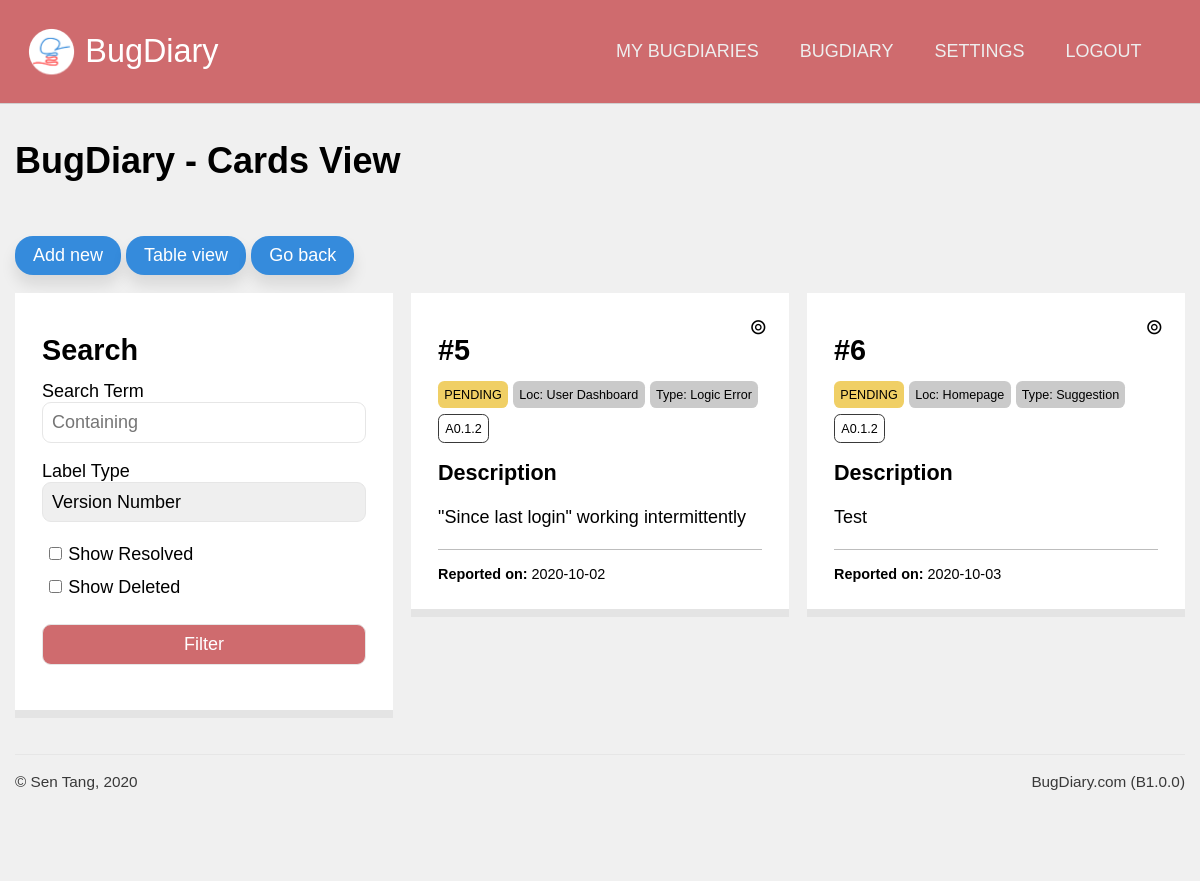
The page /projects/view_cards/ndryA96L2J7csvoX3ZdnKp (signed in) on the database its author committed.
### application/models.py (models this page shows, shortened)
class Projects(db.Model):
    id  = db.Column(db.Integer, primary_key = True, nullable = False)
    url = db.Column(db.String(22), index = True, unique = True, nullable = False)
    name = db.Column(db.String(100), nullable = False)
    description = db.Column(db.Text, nullable = False)
    creation_date = db.Column(db.DateTime, index = True, nullable = False)
    expiry_date = db.Column(db.DateTime, index = True, nullable = False)
    status = db.Column(db.String(10), nullable = False)
    access_code = db.Column(db.String(50), nullable = True)
    last_activity = db.Column(db.DateTime(), default = dt.datetime.now())
    memo = db.Column(db.String(500), default = "Post a memo here!")
    owner = db.Column(db.Integer, db.ForeignKey('users.id')) #linked
    bugs = db.relationship('Bugs', backref = 'containing_project', cascade = "all,delete")
    locations = db.relationship('Project_bug_locations', backref = 'locations_in', cascade = "all,delete")
    types = db.relationship('Project_bug_types', backref = 'types_in', cascade = "all,delete")
    settings = db.relationship('Project_settings', backref = 'settings_for', cascade = "all,delete", uselist = False)
    blog_posts = db.relationship('Blog_posts', backref= 'post_target', cascade = "all,delete")

class Bugs(db.Model):
    id = db.Column(db.Integer, primary_key = True)
    ref_id = db.Column(db.Integer)
    details = db.Column(db.Text)
    author = db.Column(db.String(100))
    author_email = db.Column(db.String(100))
    status = db.Column(db.String(20))
    version = db.Column(db.String(20), index = True)
    report_date = db.Column(db.DateTime, index = True, default = dt.datetime.now())
    resolve_date = db.Column(db.DateTime, default = None)
    project = db.Column(db.Integer, db.ForeignKey('projects.id')) #linked
    bug_location = db.Column(db.Integer, db.ForeignKey('project_bug_locations.id')) #linked
    bug_type = db.Column(db.Integer, db.ForeignKey('project_bug_types.id')) #linked
    comments = db.relationship('Bug_comments', backref = "comment_target")

### application/projects/views.py (the view, shortened to what this page needs)
@projects.route('/view_<string:view_type>/<string:project_url>', methods = ['get', 'post'])
@login_required
def view_bugs(view_type, project_url):
    target_project = Projects.query.filter_by(url = project_url).first()
    form = manage_card_form()
    all_bugs = Bugs.query.filter_by(project = target_project.id)
    if not request.args.get('showResolved') and not request.args.get('showDeleted'):
        all_bugs = all_bugs.filter(Bugs.status == "PENDING")
    elif request.args.get('showResolved') and not request.args.get('showDeleted'):
        all_bugs = all_bugs.filter((Bugs.status == "PENDING") | (Bugs.status == "RESOLVED"))
    elif not request.args.get('showResolved') and request.args.get('showDeleted'):
        all_bugs = all_bugs.filter((Bugs.status == "PENDING") | (Bugs.status == "DELETED"))
    if view_type == "tables":
        return render_template('view_tables.html', project = target_project, bug_list = all_bugs if all_bugs.count() != 0 else None, form = form)
    elif view_type == "cards":
        return render_template('view_cards.html', project = target_project, bug_list = all_bugs if all_bugs.count() != 0 else None, form = form)

### application/projects/forms.py
class manage_card_form(FlaskForm):
    target_card = HiddenField()
    target_action = HiddenField()
    submit = SubmitField()

### application/models.py (called while the page is built)
@login_manager.user_loader
def load_user(user_id):
    return Users.query.get(user_id)

### application/projects/templates/projects/view_cards.html (shortened to what this page needs)
{% extends 'confined.html' %}
{% import 'macros.html' as macros %}
{% import 'macros.html' as macros %}
{% block custom_nav %}
{{ macros.project_nav(project) }}
{% endblock %}
{% block main %}
<h1>{{ project.name }} - Cards View</h1>
<a href="{{ url_for('projects.report', project_url = project.url) }}" class="button-secondary rounded shadowed">Add new</a>
  <a href="{{ url_for('projects.view_bugs', project_url = project.url, view_type = 'tables') }}" class="button-secondary rounded shadowed">Table view</a>
  <a href="{{ url_for('projects.dashboard', project_url = project.url) }}" class="button-secondary rounded shadowed">Go back</a>
<div class="cards-flex">
  <div class="card">
    <h2>Search</h2>
      <form action="{{ url_for('projects.view_bugs', project_url = project.url, view_type='cards') }}" method = "get" autocomplete="off">
        <label for="searchterm">Search Term</label>
        <input name="searchterm" id="searchterm" type="text" placeholder="Containing" required {% if request.args.get('searchterm') %}value="{{ request.args.get('searchterm') }}"{% endif %}>
        <label name="searchtype" id="searchtype" for="searchtype">Label Type</label>
        <select name="searchtype" id="searchtype">
          <option value="version">Version Number</option>
        </select>
        <input id="showResolved" name="showResolved" type="checkbox" {% if request.args.get('showResolved') %}checked{%endif%}><label for="showResolved">Show Resolved</label> <br>
        <input id="showDeleted" name="showDeleted" type="checkbox" {% if request.args.get('showDeleted') %}checked{%endif%}><label for="showDeleted">Show Deleted</label> <br>
        <input type="submit" value="Filter" class="button-primary">
      </form>
    </div>
    {% if bug_list != None %}
    {% for bug in bug_list %}
      {{ macros.bugcard(bug, True) }}
    {% endfor %}
    {% else %}
      <div class="bg-white block rounded">No results.</div>
    {% endif %}
</div>
{% endblock %}

### application/templates/macros.html (shortened to what this page needs)
{% macro bugcard(bug, show_controls, color_code = {"PENDING": "bg-yellow", "RESOLVED": "bg-green", "DELETED": 'bg-black', "PINNED": 'bg-red'}) %}
<div id="card-{{bug.id}}" style="position: relative;">
    <div class="card">
        <h2>#{{ bug.ref_id }}</h2>
        <div>
            <div class="tag-mini {{ color_code[bug.status] }}">{{ bug.status }}</div>
            <div class="tag-mini bg-gray">
                <a href="?searchtype=location&searchterm={{bug.bug_location}}">
                    Loc: {{ bug.bug_location }}
                </a>
            </div>
            <div class="tag-mini bg-gray">
                <a href="?searchtype=type&searchterm={{bug.bug_type}}">
                    Type: {{ bug.bug_type }}
                </a>
            </div>
            <div class="tag-mini tag-white">
                <a href="?searchtype=version&searchterm={{bug.version}}">
                    {{ bug.version }}
                </a>
            </div>
        </div>
        <h4>Description</h4>
        <p class="linebreak">{{ bug.details }}</p>
        <div class="author">
             <br>
            <b>Reported on:</b> {{ bug.report_date.strftime('%Y-%m-%d') }}
            <br>
        </div>
        {% if show_controls == True %}
        <div class="cardcontrolstoggle" onClick="showControls('card-{{bug.id}}-controls')">
            &circledcirc;
        </div>
        {% endif %}
    </div>
</div>
{% endmacro %}
{% macro project_nav(project) %}
<a href="{{ url_for('users.dashboard') }}">My BugDiaries</a>
<a href="{{ url_for('projects.dashboard', project_url = project.url) }}">{{project.name}}</a>
<a href="{{ url_for('projects.settings', project_url = project.url) }}">Settings</a>
<a href="{{ url_for('users.logout') }}">Logout</a>
{% endmacro %}

### application/static/css/unilay5.css (style rules this page uses)
body { font-size: 18px; font-family: sans-serif; color: #000; margin: 0; padding: 0; background-color: #f0f0f0; }
header nav a, header #navigation a { text-transform: uppercase; display: inline-block; color: #eeeeee; text-decoration: none; padding: 0 1em; font-family: "Trebuchet MS", Helvetica, sans-serif; }
p { line-height: 150%; }
main a.button-secondary, main a.button-primary { padding: 0.5em 1em; text-decoration: none; margin: 1em auto; display: inline-block; text-align: center; }
main a.button-secondary { background-color: #358bdc; color: #fff; }
a:link, a:visited { color: #ff3939; }
h2, h3, h4, h5 { margin: 0.5em 0; }
h1 { color: inherit; font-size: 2em; margin: 1em 0; }
h2 { color: inherit; font-size: 1.6em; }
h4 { color: inherit; font-size: 1.2em; }
.rounded { border-radius: 1em 1em 1em 1em; -moz-border-radius: 1em 1em 1em 1em; -webkit-border-radius: 1em 1em 1em 1em; }
.shadowed { -webkit-box-shadow: 0px 10px 15px 0px rgba(0, 0, 0, 0.1); -moz-box-shadow: 0px 10px 15px 0px rgba(0, 0, 0, 0.1); box-shadow: 0px 10px 15px 0px rgba(0, 0, 0, 0.1); }
.bg-yellow { background-color: #F0CF65; }
.bg-gray { background-color: #cacaca; }
form { font-size: 1em; }
input[type=text], input[type=number], input[type=submit], input[type=password], select, textarea, .button-styled { font-size: 1em; padding: 0.5em; -webkit-appearance: none; -moz-appearance: none; appearance: none; width: 100%; border: 1px solid; font-family: inherit; margin-bottom: 1em; border-color: #e6e6e6; -webkit-box-sizing: border-box; -moz-box-sizing: border-box; box-sizing: border-box; border-radius: 0.5em 0.5em 0.5em 0.5em; -moz-border-radius: 0.5em 0.5em 0.5em 0.5em; -webkit-border-radius: 0.5em 0.5em 0.5em 0.5em; }
input[type=submit] { margin-top: 1em; }
input[type=radio], input[type=checkbox] { margin: 0.5em 0.5em 1em 0.5em; }
.button-primary { background-color: #cf6b6e; color: #fff; }
.button-secondary { background-color: #358bdc; color: #fff; }

### application/static/css/custom.css (style rules this page uses)
.card { background-color: #fff; padding: 1.5em; border-bottom: 8px solid #e4e4e4; position: relative; margin-bottom: 1em; break-inside: avoid-column; }
.tag-mini { font-size: 0.7em; margin-bottom: 0.5em; padding: 0.5em; display: inline-block; border-radius: 0.5em; -moz-border-radius: 0.5em; -webkit-border-radius: 0.5em; -webkit-box-sizing: border-box; -moz-box-sizing: border-box; box-sizing: border-box; display: inline-block; }
.tag-white { border: 1px solid #393939; }
.tag a, .tag-mini a { text-decoration: none; color: inherit !important; }
.author { font-size: 0.8em; border-top: 1px solid #bdbdbd; }
.cards-flex { column-count: 3; column-gap: 1em; margin-bottom: 2em; }
p.linebreak { white-space: pre-line; }
.cardcontrolstoggle { position: absolute; top: 0.5em; right: 0.5em; padding: 0.5em; z-index: 7; font-size: 1.2em; }

### rows shown on the page
Projects: name "BUGDIARY", name "BugDiary"
Bugs: ref_id "5", status "PENDING", bug_location "User Dashboard", bug_type "Logic Error", version "A0.1.2", details "\"Since last login\" working intermittently", report_date "2020-10-02"
Bugs: ref_id "6", status "PENDING", bug_location "Homepage", bug_type "Suggestion", version "A0.1.2", details "Test", report_date "2020-10-03"

### other values the page prints
{{ version }} "B1.0.0"
